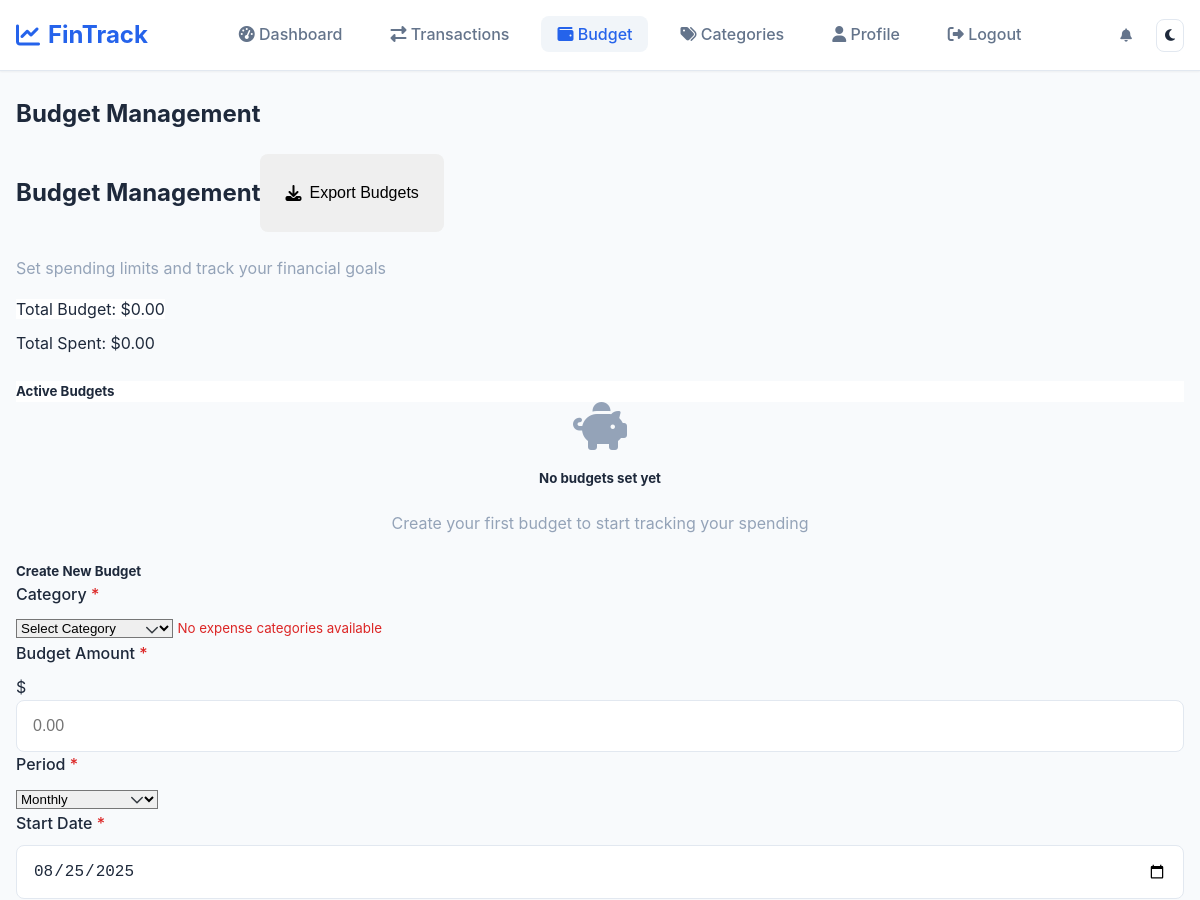
Before: /budget (signed in, upper part) with the older database file.
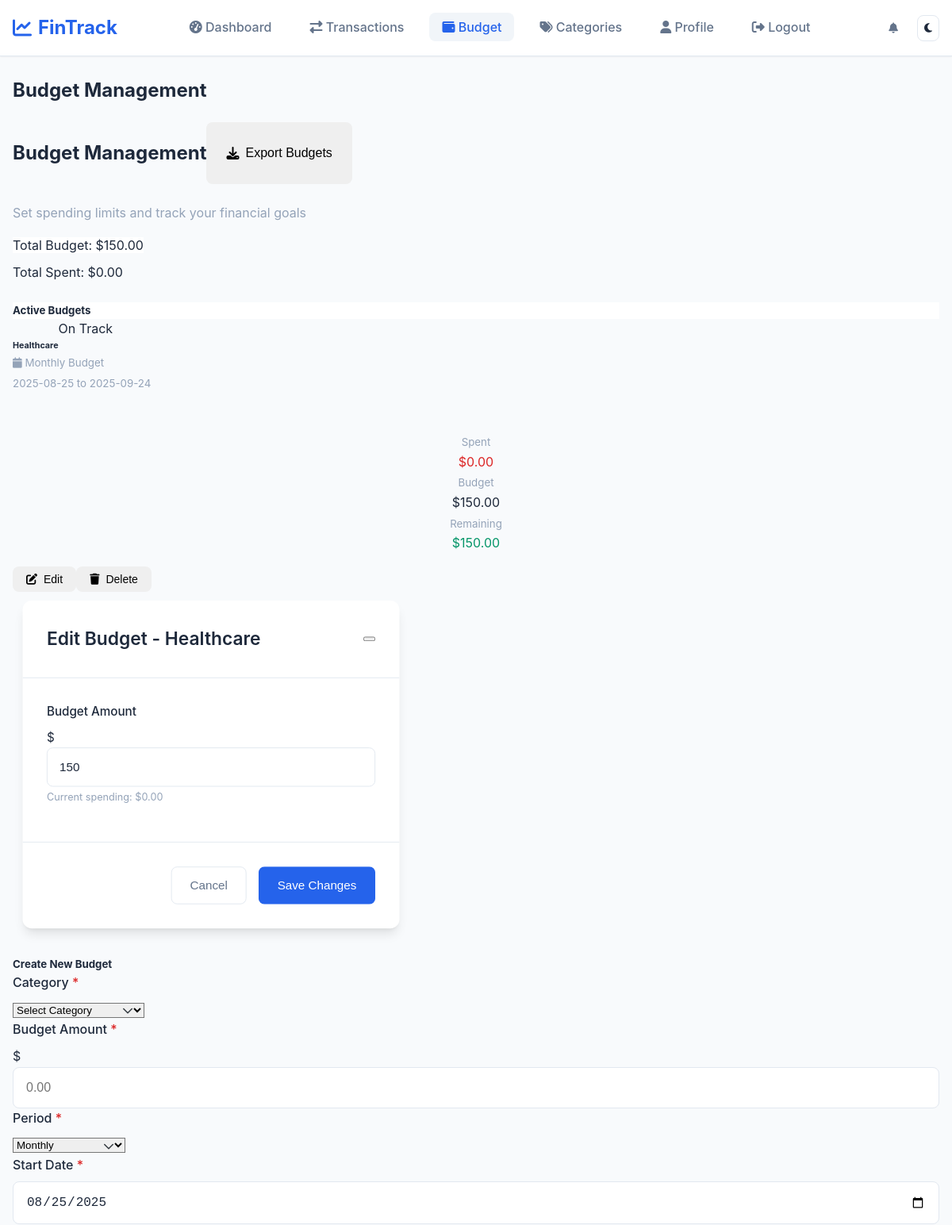
After: the same page with the newer database file.
### tables this page shows
CREATE TABLE budgets (
    id INTEGER PRIMARY KEY AUTOINCREMENT,
    user_id INTEGER NOT NULL,
    category_id INTEGER,
    amount NUMERIC NOT NULL,
    period TEXT CHECK(period IN ('weekly', 'monthly', 'yearly')) NOT NULL,
    start_date DATE NOT NULL,
    FOREIGN KEY (user_id) REFERENCES users(id) ON DELETE CASCADE,
    FOREIGN KEY (category_id) REFERENCES categories(id)
);

CREATE TABLE categories (
    id INTEGER PRIMARY KEY AUTOINCREMENT,
    name TEXT NOT NULL UNIQUE,
    type TEXT CHECK(type IN ('income', 'expense')) NOT NULL
);

### app.py (the view)
@app.route("/budget", methods=["GET"])
@login_required
def budget():
    if not validate_session():
        return redirect(url_for('login'))
    user_id = session.get('user_id')
    try:
        current_date = datetime.now().date()
        budgets = db.execute("""
            SELECT b.*, c.name as category_name, c.type as category_type
            FROM budgets b
            JOIN categories c ON b.category_id = c.id
            WHERE b.user_id = ?
            ORDER BY b.period, c.name
        """, user_id)
        for budget in budgets:
            start_date = datetime.strptime(budget['start_date'], '%Y-%m-%d').date()
            if budget['period'] == 'weekly':
                days_passed = (current_date - start_date).days
                weeks_passed = days_passed // 7
                period_start = start_date + timedelta(days=weeks_passed * 7)
                period_end = period_start + timedelta(days=6)
            elif budget['period'] == 'monthly':
                months_passed = (current_date.year - start_date.year) * 12 + (current_date.month - start_date.month)
                period_start = datetime(start_date.year, start_date.month, start_date.day).date()
                year = start_date.year + (start_date.month + months_passed - 1) // 12
                month = (start_date.month + months_passed - 1) % 12 + 1
                period_start = datetime(year, month, start_date.day).date()
                if month == 12:
                    period_end = datetime(year + 1, 1, start_date.day).date() - timedelta(days=1)
                else:
                    period_end = datetime(year, month + 1, start_date.day).date() - timedelta(days=1)
            else:  # yearly
                years_passed = current_date.year - start_date.year
                period_start = datetime(start_date.year + years_passed, start_date.month, start_date.day).date()
                period_end = datetime(start_date.year + years_passed + 1, start_date.month, start_date.day).date() - timedelta(days=1)
            spending = db.execute("""
                SELECT COALESCE(SUM(ABS(amount)), 0) as total
                FROM transactions
                WHERE user_id = ?
                AND category_id = ?
                AND date >= ?
                AND date <= ?
            """, user_id, budget['category_id'],
                period_start.isoformat(), period_end.isoformat())
            budget['current_spending'] = float(spending[0]['total']) if spending else 0
            budget['remaining'] = float(budget['amount']) - budget['current_spending']
            budget['percentage'] = (budget['current_spending'] / float(budget['amount']) * 100) if budget['amount'] > 0 else 0
            budget['period_start'] = period_start.isoformat()
            budget['period_end'] = period_end.isoformat()
            if budget['percentage'] >= 100:
                budget['status'] = 'danger'  # Over budget - red
                budget['status_text'] = 'Over Budget'
            elif budget['percentage'] >= 80:
                budget['status'] = 'warning'  # Close to limit - yellow
                budget['status_text'] = 'Near Limit'
            else:
                budget['status'] = 'success'  # Within budget - green
                budget['status_text'] = 'On Track'
        categories = db.execute("SELECT * FROM categories WHERE type = 'expense' ORDER BY name")
        total_budget = sum(b['amount'] for b in budgets)
        total_spent = sum(b['current_spending'] for b in budgets)
        return render_template("budget.html",
                             budgets=budgets,
                             categories=categories,
                             total_budget=total_budget,
                             total_spent=total_spent,
                             current_date=current_date.isoformat())
    except Exception as e:
        logger.error(f"Error loading budgets for user {user_id}: {str(e)}")
        flash('Failed to load budgets. Please try again.', 'error')
        return render_template("budget.html", budgets=[], categories=[])

### app.py (called while the page is built)
def validate_session():
    if 'user_id' not in session:
        return False
    if 'login_time' in session:
        try:
            login_time = datetime.fromisoformat(session['login_time'])
            if datetime.now() - login_time > app.config['PERMANENT_SESSION_LIFETIME']:
                log_security_event(session.get('user_id'), 'SESSION_EXPIRED', 'Session timeout')
                session.clear()
                return False
        except (ValueError, TypeError):
            session.clear()
            return False
    return True

@app.context_processor
def inject_csrf_token():
    return dict(csrf_token=generate_csrf)

@app.after_request
def security_headers(response):
    response.headers['X-Frame-Options'] = 'DENY'
    response.headers['X-Content-Type-Options'] = 'nosniff'
    response.headers['X-XSS-Protection'] = '1; mode=block'
    return response

### templates/budget.html (shortened to what the changed rows need)
{% extends "layout.html" %}
{% block content %}
<div class="container mt-4">
    <div class="row mb-4">
        <div class="col-md-8">
            <h2>Budget Management</h2>
            <div class="d-flex justify-content-between align-items-center mb-4">
            <h2>Budget Management</h2>
            </div>
        </div>
        <div class="col-md-4 text-end">
            <div class="mb-2">
                <span class="badge bg-primary fs-6">
                    Total Budget: ${{ "%.2f"|format(total_budget) }}
                </span>
            </div>
        </div>
    </div>
    <div class="card mb-4">
        <div class="card-body">
            {% if budgets %}
                <div class="row g-3">
                    {% for budget in budgets %}
                    <div class="col-md-6 col-lg-4">
                        <div class="card border-{{ budget.status }} h-100">
                            <div class="card-header bg-light">
                                <div class="d-flex justify-content-between align-items-center">
                                    <h6 class="mb-0">{{ budget.category_name }}</h6>
                                    <span class="badge bg-{{ budget.status }}">
                                        {{ budget.status_text }}
                                    </span>
                                </div>
                            </div>
                            <div class="card-body">
                                <div class="mb-2">
                                    <small class="text-muted">
                                        <i class="fas fa-calendar"></i>
                                        {{ budget.period|capitalize }} Budget
                                    </small>
                                    <br>
                                    <small class="text-muted">
                                        {{ budget.period_start }} to {{ budget.period_end }}
                                    </small>
                                </div>
                                <div class="progress mb-3" style="height: 25px;">
                                </div>
                                <div class="row text-center mb-3">
                                    <div class="col">
                                        <small class="text-muted">Spent</small>
                                        <div class="fw-bold text-danger">
                                            ${{ "%.2f"|format(budget.current_spending) }}
                                        </div>
                                    </div>
                                    <div class="col">
                                        <small class="text-muted">Budget</small>
                                        <div class="fw-bold">
                                            ${{ "%.2f"|format(budget.amount) }}
                                        </div>
                                    </div>
                                    <div class="col">
                                        <small class="text-muted">Remaining</small>
                                        <div class="fw-bold {% if budget.remaining < 0 %}text-danger{% else %}text-success{% endif %}">
                                            ${{ "%.2f"|format(budget.remaining|abs) }}
                                        </div>
                                    </div>
                                </div>
                                <div class="d-flex gap-2">
                                    <button class="btn btn-sm btn-outline-primary flex-fill"
                                            data-bs-toggle="modal"
                                            data-bs-target="#editBudgetModal{{ budget.id }}">
                                        <i class="fas fa-edit"></i> Edit
                                    </button>
                                    <form method="post"
                                          action="{{ url_for('delete_budget', budget_id=budget.id) }}"
                                          class="flex-fill"
                                          onsubmit="return confirm('Are you sure you want to delete this budget?');">
                                        <button type="submit" class="btn btn-sm btn-outline-danger w-100">
                                            <i class="fas fa-trash"></i> Delete
                                        </button>
                                    </form>
                                </div>
                            </div>
                        </div>
                    </div>
                    <div class="modal fade" id="editBudgetModal{{ budget.id }}" tabindex="-1">
                        <div class="modal-dialog">
                            <div class="modal-content">
                                <div class="modal-header">
                                    <h5 class="modal-title">Edit Budget - {{ budget.category_name }}</h5>
                                    <button type="button" class="btn-close" data-bs-dismiss="modal"></button>
                                </div>
                                <form method="post" action="{{ url_for('edit_budget', budget_id=budget.id) }}">
                                    <div class="modal-body">
                                        <div class="mb-3">
                                            <label class="form-label">Budget Amount</label>
                                            <div class="input-group">
                                                <span class="input-group-text">$</span>
                                                <input type="number"
                                                       name="amount"
                                                       class="form-control"
                                                       step="0.01"
                                                       min="0.01"
                                                       max="999999.99"
                                                       value="{{ budget.amount }}"
                                                       required>
                                            </div>
                                            <small class="text-muted">
                                                Current spending: ${{ "%.2f"|format(budget.current_spending) }}
                                            </small>
                                        </div>
                                    </div>
                                    <div class="modal-footer">
                                        <button type="button" class="btn btn-secondary" data-bs-dismiss="modal">
                                            Cancel
                                        </button>
                                        <button type="submit" class="btn btn-primary">
                                            Save Changes
                                        </button>
                                    </div>
                                </form>
                            </div>
                        </div>
                    </div>
                    {% endfor %}
                </div>
            {% else %}
                <div class="text-center py-5">
                    <i class="fas fa-piggy-bank text-muted" style="font-size: 3rem;"></i>
                    <h5 class="mt-3">No budgets set yet</h5>
                    <p class="text-muted">Create your first budget to start tracking your spending</p>
                </div>
            {% endif %}
        </div>
    </div>
    <div class="card">
        <div class="card-body">
            <form method="post" action="{{ url_for('add_budget') }}" id="addBudgetForm">
                <div class="row g-3">
                    <div class="col-md-3">
                        <label for="category_id" class="form-label">
                            Category <span class="text-danger">*</span>
                        </label>
                        <select name="category_id"
                                id="category_id"
                                class="form-select"
                                required>
                            <option value="">Select Category</option>
                        </select>
                        {% if not categories %}
                            <small class="text-danger">No expense categories available</small>
                        {% endif %}
                    </div>
                </div>
            </form>
        </div>
    </div>
</div>
{% endblock %}

Changed rows visible on the page:
added budgets: category_name "Healthcare", status_text "On Track", period "Monthly", period_start "2025-08-25", period_end "2025-09-24", current_spending "0.00", amount "150.00", remaining|abs "150.00", amount "150"
Other visible differences:
{{ "%.2f"|format(total_budget) }}: "0.00" → "150.00"
text no longer shown: "No budgets set yet Create your first budget to start tracking your spending No expense categories available"
